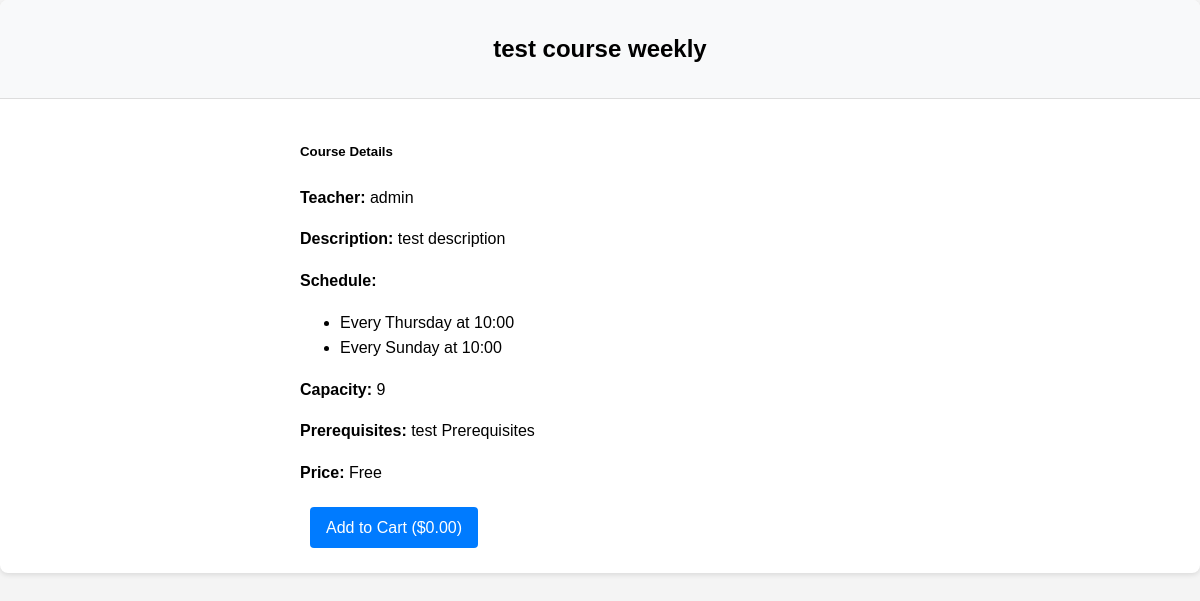
/course/14/ (signed in), run on the app's committed database.
### course/models.py (models this page shows, shortened)
class Course(models.Model):
    title = models.CharField(max_length=200)
    description = models.TextField()
    content = models.TextField(help_text="Detailed course content and materials")
    teacher = models.ForeignKey(
        settings.AUTH_USER_MODEL,
        on_delete=models.CASCADE,
        limit_choices_to={'is_teacher': True},
    )
    capacity = models.PositiveIntegerField()
    pre_requisites = models.TextField(blank=True, null=True)  #allow pre-requisites to be empty
    created_at = models.DateTimeField(auto_now_add=True)
    price = models.DecimalField(
        max_digits=10,
        decimal_places=2,
        default=Decimal('0.00'),
    )

class Schedule(models.Model):
    WEEKDAY_CHOICES = [
        (0, 'Saturday'),
        (1, 'Sunday'),
        (2, 'Monday'),
        (3, 'Tuesday'),
        (4, 'Wednesday'),
        (5, 'Thursday'),
        (6, 'Friday'),
    ]
    SCHEDULE_TYPE_CHOICES = [
        ('date', 'Specific Date'),
        ('weekday', 'Weekly Schedule'),
    ]
    course = models.ForeignKey('Course', on_delete=models.CASCADE, related_name='schedules') # ForeignKey to Course model
    schedule_type = models.CharField(
        max_length=7, # Length of 'weekday' is 7, 'date' is 4
        choices=SCHEDULE_TYPE_CHOICES, # Choices for schedule type
        default='date' # Default to 'date' type if not specified
    )
    specific_date = models.DateField(null=True, blank=True)
    weekday = models.IntegerField(choices=WEEKDAY_CHOICES, null=True, blank=True)
    time = models.TimeField()
    def get_schedule_display(self):
        if self.schedule_type == 'date':
            if self.specific_date:
                return f"On {self.specific_date.strftime('%Y-%m-%d')} at {self.time.strftime('%H:%M')}" # Format date and time
            return "Date not set"
        elif self.schedule_type == 'weekday':
            if self.weekday is not None:
                return f"Every {self.get_weekday_display()} at {self.time.strftime('%H:%M')}" # Format weekday and time
            return "Weekday not set"
        return "No schedule set"
    def get_weekday_display(self):
        for value, display in self.WEEKDAY_CHOICES:
            if self.weekday == value:
                return display
        return "Unknown"

### portal/models.py (models this page shows)
class User(AbstractUser):
    is_teacher = models.BooleanField(default=False)
    is_admin = models.BooleanField(default=False)
    groups = models.ManyToManyField(
        'auth.Group',
        related_name='portal_user_set', # to avoid conflicts with other apps
        blank=True,
        help_text='The groups this user belongs to.',
        verbose_name='groups'
    )
    user_permissions = models.ManyToManyField(
        'auth.Permission',
        related_name='portal_user_set', # to avoid conflicts with other apps
        blank=True,
        help_text='Specific permissions for this user.',
        verbose_name='user permissions'
    )

### course/views.py (the view)
# urls.py: path('course/<int:course_id>/', views.course_detail, name='course_detail'),
@login_required
def course_detail(request, course_id):
    course = get_object_or_404(Course, id=course_id) # Get the course by id or return 404 if not found
    is_enrolled = False # Default to not enrolled
    if request.user.is_authenticated: # Check if the user is authenticated
        is_enrolled = Enrollment.objects.filter(
            student=request.user,
            course=course,
            status='enrolled'
        ).exists()
    return render(request, 'courses/course_detail.html', {
        'course': course,
        'is_enrolled': is_enrolled
    })

### course/templates/courses/course_detail.html (shortened to what this page needs)
{% extends 'base.html' %}
{% block content %}
<div class="container">
    <div class="card">
        <div class="card-header">
            <h2>{{ course.title }}</h2>
        </div>
        <div class="card-body">
            <h5>Course Details</h5>
            <p><strong>Teacher:</strong> {{ course.teacher.username }}</p>
            <p><strong>Description:</strong> {{ course.description }}</p>
            <strong>Schedule:</strong>
            {% if course.schedules.all %}
                <ul class="list-group">
                {% for schedule in course.schedules.all %}
                    <li class="list-group-item">{{ schedule.get_schedule_display }}</li>
                {% endfor %}
                </ul>
            {% else %}
                <p>No schedules set for this course.</p>
            {% endif %}
            <p><strong>Capacity:</strong> {{ course.capacity }}</p>
            <p><strong>Prerequisites:</strong> {{ course.pre_requisites|default:"None" }}</p>
            <p>
                <strong>Price:</strong>
                {% if course.price == 0 %}
                    Free
                {% else %}
                    ${{ course.price }}
                {% endif %}
            </p>
            {% if user.is_authenticated and not user.is_teacher and not user.is_admin %}
                <a href="{% url 'add_to_cart' course.id %}" class="btn btn-primary">Add to Cart (${{ course.price }})</a>
            {% endif %}
        </div>
    </div>
</div>
{% endblock %}

### static/css/style.css (style rules this page uses)
body { font-family: 'Arial', sans-serif; line-height: 1.6; margin: 0; padding: 0; background-color: #f4f4f4; }
.container { text-align: center; max-width: 1200px; width: auto; margin: auto; overflow: hidden; }
.card { background: white; border-radius: 8px; box-shadow: 0 2px 5px rgba(0,0,0,0.1); margin-bottom: 20px; transition: transform 0.3s ease; }
.card-body { padding: 20px; text-align: left; margin: 0 auto; max-width: 600px; }
.card-header { background: #f8f9fa; padding: 10px; border-bottom: 1px solid #ddd; border-radius: 8px 8px 0 0; text-align: center; }
.btn { display: inline-block; padding: 8px 16px; border-radius: 4px; border: none; cursor: pointer; transition: background-color 0.3s ease; text-decoration: none; }
.btn-primary { margin: 5px 10px; padding: 8px 16px; border-radius: 4px; border: none; background-color: #007bff; color: white; text-decoration: none; }
a { text-decoration: none; }

### data on the page
Course: title "test course weekly", teacher.username "admin", description "test description", capacity "9", pre_requisites "test Prerequisites", price "0.00"
Schedule: schedule "Every Thursday at 10:00"
Schedule: schedule "Every Sunday at 10:00"
